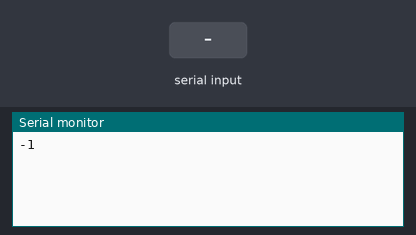
This sketch was run on a simulated ESP32. Parts: the last lines printed to the serial monitor. The inputs (shaded band) are chosen by the test bench.

Above: at 1.2 s.
1.3 s: "1" received over the second serial link
At 1.7 s:
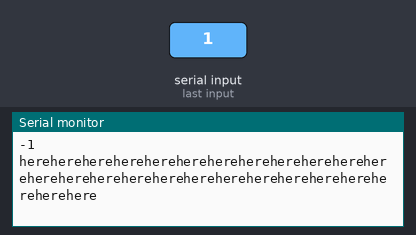
2.8 s: "0" received over the second serial link
At 3.8 s:
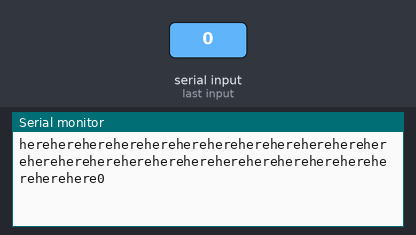

The sketch:

main.ino
```cpp
///////////////////////////////////////////////////////////////////////
// ;sensor
///////////////////////////////////////////////////////////////////////
#define SENSOR1_RE_DE_PIN 16
HardwareSerial Sensor1(1);
#define BUFF_LEN 9
uint8_t buff[BUFF_LEN] = { 0 };
uint8_t i = 0;
uint8_t sensor_new_data = 0;
uint32_t timer = 0;
uint32_t timer_no_signal = 0;
uint32_t sensor_connected_millis = 0;
int sensor_connected_seconds = 0;
typedef struct sensor_t {
  int16_t ppb_old = -2;
  int16_t ppb_cur = -1;
  int8_t is_connected = 0;
  int16_t target_ppb_old = -2;
  int16_t target_ppb_tmp = -1;
  int16_t target_ppb_cur = 100;
  int8_t delta_perc_old = -2;
  int8_t delta_perc_tmp = -1;
  int8_t delta_perc_cur = 20;
} sensor_t;
sensor_t sensor = {};

void clear_buffer(uint8_t buff[], uint8_t len)
{
  for (int i = 0; i < len; i++) buff[i] = 0;
}

void sensor_update()
{
  // check if sensor is connected, otherwise update state/val
  if (sensor.is_connected == 1)
  {
    if (millis() - sensor_connected_millis > 1000)
    {
      sensor_connected_millis = millis();
      sensor_connected_seconds += 1;
      if (sensor_connected_seconds > 5)
      {
        sensor.is_connected = 0;
        sensor.ppb_old = -2;
        sensor.ppb_cur = -1;
      }
    }
  }

  if (sensor_new_data)
  {

      Serial.print("here");
    if (millis() - timer > 40)
    {
      // for (int i = 0; i < BUFF_LEN; i++)
      // {
      //   Serial.print(buff[i]);
      //   Serial.print(", ");
      // }
      // Serial.println();

      timer_no_signal = millis();
      i = 0;
      sensor_new_data = 0;
      sensor.ppb_cur = 0;
      if (checksum(buff, 9) == buff[8])
      {
        sensor.ppb_cur = buff[4] * 256 + buff[5];
        sensor_connected_millis = millis();
        sensor_connected_seconds = 0;
        sensor.is_connected = 1;
        // Serial.println(sensor.ppb_cur);
      }
      clear_buffer(buff, BUFF_LEN);
    }
  }
  if (Sensor1.available() > 0)
  {
    uint8_t c = Sensor1.read();
    //Serial.println(c);
    buff[i] = c;
    i++;
    sensor_new_data = 1;
    timer = millis();
  }
}

unsigned char checksum(unsigned char *i, unsigned char ln) {
  unsigned char j, tempq = 0;
  i += 1;
  for (j = 0; j < (ln - 2); j++) {
    tempq += *i;
    i++;
  }
  tempq = (~tempq) + 1;
  return (tempq);
}

void sensor_ozone_manager()
{
  sensor_update();
}

uint32_t debug_millis_cur = 0;

void debug_manager()
{
  // ;debug
  if (millis() - debug_millis_cur > 1000)
  {
    debug_millis_cur = millis();

    // Serial.print("external_input.state_cur: ");
    // Serial.println(external_input.state_cur);
    // Serial.print("external_input.is_abilitated_cur: ");
    // Serial.println(external_input.is_abilitated_cur);
    // Serial.print("sensor_temperature.state_cur: ");
    // Serial.println(sensor_temperature.state_cur);

    // Serial.print("o3_sensor_alarm.is_over_max_cur: ");
    // Serial.println(o3_sensor_alarm.is_over_max_cur);
    // Serial.print("o3_sensor_alarm.alarm_millis_cur: ");
    // Serial.println(millis() - o3_sensor_alarm.alarm_millis_cur);
    // Serial.print("o3_sensor_alarm.is_alarm_cur: ");
    // Serial.println(o3_sensor_alarm.is_alarm_cur);
    // Serial.print("o3_sensor_alarm.ppb_cur: ");
    // Serial.println(o3_sensor_alarm.ppb_cur);
    // Serial.print("o3_sensor_alarm.ppb_alarm_cur: ");
    // Serial.println(o3_sensor_alarm.ppb_alarm_cur);

    // Serial.print("sensor_temperature.state_cur: ");
    // Serial.println(sensor_temperature.state_cur);
    // Serial.print("external_input.is_abilitated_cur: ");
    // Serial.println(external_input.is_abilitated_cur);
    // Serial.print("external_input.state_cur: ");
    // Serial.println(external_input.state_cur);

    // Serial.println();

    // for (int i = 0; i < PASSWORD_DIGITS_NUM; i++)
    // {
    //   Serial.print(password.digits_cur[i]);
    // }
    // Serial.println();
    // Serial.println(password.digit_counter);
    // Serial.println();

    // Serial.println(nextion.page_cur);

    // Serial.println(o3_sensor_alarm.ppb_cur);
    // Serial.println(cycle.mode_tmp);
    Serial.println(sensor.ppb_cur);
  }
}


void setup()
{
  Serial.begin(9600);

  Sensor1.begin(9600, SERIAL_8N1, 17, 4);  // RO, DI
  pinMode(SENSOR1_RE_DE_PIN, OUTPUT);
  digitalWrite(SENSOR1_RE_DE_PIN, LOW);
}

void loop() {
  // put your main code here, to run repeatedly:

  sensor_ozone_manager();

  debug_manager();

}
```

Measured:
- after the input at 1.3 s, the serial monitor: prints a new line at once (image 1)
- after the input at 2.8 s, the serial monitor: prints a new line at once (image 2)
